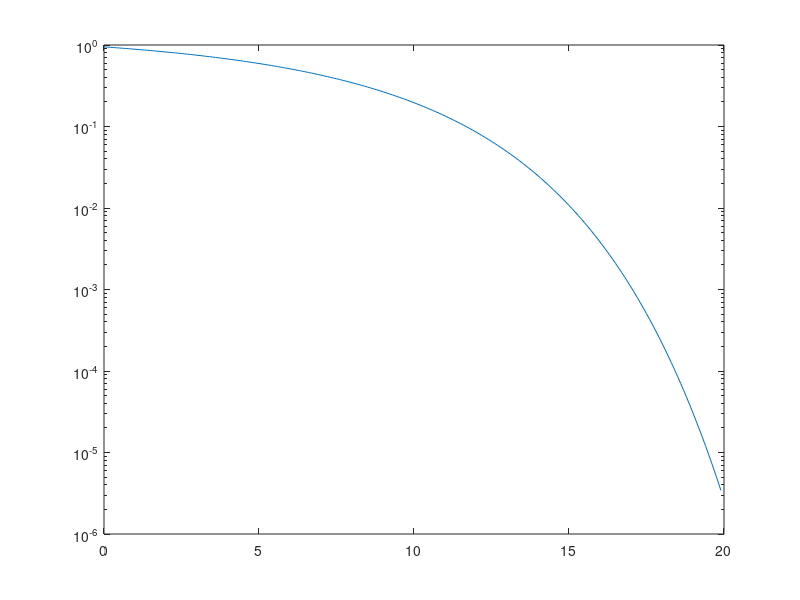

This chart was generated by the following MATLAB code:
%biterror.m
close all, clear
Fs=16/896e-9;
Rb=62.5e6;
SNRdb = 0:0.1:20-0.1;
SNR=10.^(SNRdb/10);

pb=3/2*erfc(sqrt(SNR*2*Fs/5/Rb));
semilogy(SNRdb,pb)